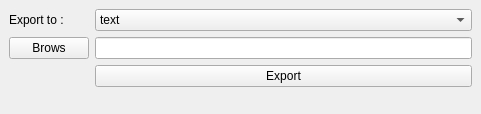
<?xml version="1.0" encoding="UTF-8"?>
<ui version="4.0">
 <class>Form</class>
 <widget class="QWidget" name="Form">
  <property name="geometry">
   <rect>
    <x>0</x>
    <y>0</y>
    <width>481</width>
    <height>114</height>
   </rect>
  </property>
  <property name="windowTitle">
   <string>Form</string>
  </property>
  <layout class="QVBoxLayout" name="verticalLayout">
   <property name="spacing">
    <number>0</number>
   </property>
   <property name="leftMargin">
    <number>0</number>
   </property>
   <property name="topMargin">
    <number>0</number>
   </property>
   <property name="rightMargin">
    <number>0</number>
   </property>
   <property name="bottomMargin">
    <number>0</number>
   </property>
   <item>
    <widget class="QWidget" name="widget" native="true">
     <layout class="QFormLayout" name="formLayout">
      <item row="0" column="0">
       <widget class="QLabel" name="label">
        <property name="text">
         <string>Export to :</string>
        </property>
       </widget>
      </item>
      <item row="0" column="1">
       <widget class="QComboBox" name="exportTypeComboBox">
        <item>
         <property name="text">
          <string>text</string>
         </property>
        </item>
        <item>
         <property name="text">
          <string>csv</string>
         </property>
        </item>
       </widget>
      </item>
      <item row="1" column="0">
       <widget class="QPushButton" name="browsBtn">
        <property name="text">
         <string>Brows</string>
        </property>
       </widget>
      </item>
      <item row="1" column="1">
       <widget class="QLineEdit" name="pathLineEdit"/>
      </item>
      <item row="2" column="1">
       <widget class="QPushButton" name="exportBtn">
        <property name="text">
         <string>Export</string>
        </property>
       </widget>
      </item>
     </layout>
    </widget>
   </item>
  </layout>
 </widget>
 <resources/>
 <connections/>
</ui>
